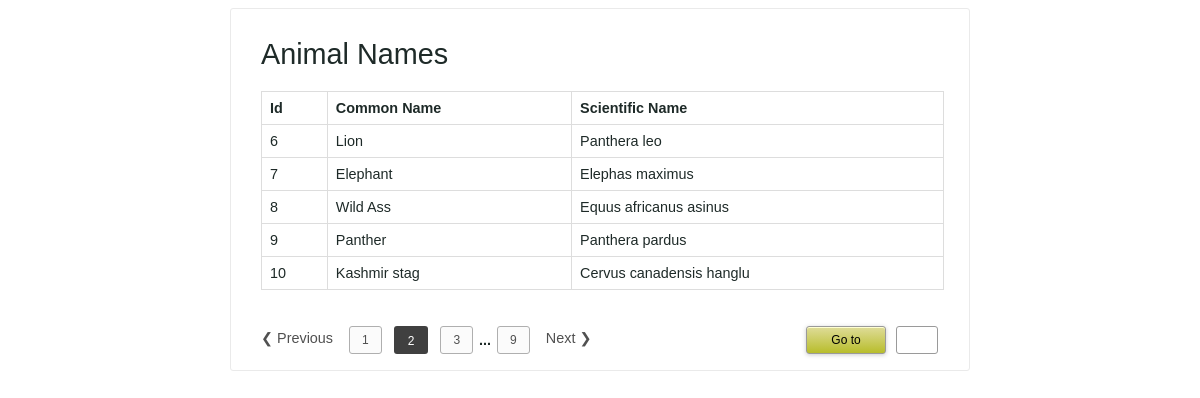
The app's page /index.php?page=2 with its own data.
### tables this page shows
CREATE TABLE `tbl_animal` (
  `id` int(11) UNSIGNED NOT NULL,
  `common_name` varchar(255) NOT NULL DEFAULT '',
  `scientific_name` varchar(255) NOT NULL DEFAULT ''
);

### lib/DataSource.php (called while the page is built, shortened)
<?php
class DataSource
{
    private $conn;
    function __construct()
    {
        $this->conn = $this->getConnection();
    }
    public function getConnection()
    {
        $conn = new \mysqli(self::HOST, self::USERNAME, self::PASSWORD, self::DATABASENAME);
        $conn->set_charset("utf8");
        return $conn;
    }
    public function select($query, $paramType = "", $paramArray = array())
    {
        $stmt = $this->conn->prepare($query);
        if (! empty($paramType) && ! empty($paramArray)) {
            $this->bindQueryParams($stmt, $paramType, $paramArray);
        }
        $stmt->execute();
        $result = $stmt->get_result();
        if ($result->num_rows > 0) {
            while ($row = $result->fetch_assoc()) {
                $resultset[] = $row;
            }
        }
        if (! empty($resultset)) {
            return $resultset;
        }
    }
    public function bindQueryParams($stmt, $paramType, $paramArray = array())
    {
        $paramValueReference[] = & $paramType;
        for ($i = 0; $i < count($paramArray); $i ++) {
            $paramValueReference[] = & $paramArray[$i];
        }
        call_user_func_array(array(
            $stmt,
            'bind_param'
        ), $paramValueReference);
    }
    public function getRecordCount($query, $paramType = "", $paramArray = array())
    {
        $stmt = $this->conn->prepare($query);
        $stmt->execute();
        $stmt->store_result();
        $recordCount = $stmt->num_rows;
        return $recordCount;
    }
}

### Model/Pagination.php (called while the page is built, shortened)
<?php
class Pagination
{
    private $ds;
    function __construct()
    {
        require_once __DIR__ . './../lib/DataSource.php';
        $this->ds = new DataSource();
    }
    public function getPage()
    {
        $limit = Config::LIMIT_PER_PAGE;
        if (isset($_GET["page"])) {
            $pn = $_GET["page"];
        } else {
            $pn = 1;
        }
        $startFrom = ($pn - 1) * $limit;
        $query = 'SELECT * FROM tbl_animal LIMIT ? , ?';
        $paramType = 'ii';
        $paramValue = array(
            $startFrom,
            $limit
        );
        $result = $this->ds->select($query, $paramType, $paramValue);
        return $result;
    }
    public function getAllRecords()
    {
        $query = 'SELECT * FROM tbl_animal';
        $totalRecords = $this->ds->getRecordCount($query);
        return $totalRecords;
    }
}
?>

### index.php (the view, shortened to what this page needs)
<?php
require_once __DIR__ . '/Model/Pagination.php';
$paginationModel = new Pagination();
$pageResult = $paginationModel->getPage();
$queryString = "?";
if (isset($_GET["page"])) {
    $pn = $_GET["page"];
} else {
    $pn = 1;
}
$limit = Config::LIMIT_PER_PAGE;
$totalRecords = $paginationModel->getAllRecords();
$totalPages = ceil($totalRecords / $limit);
?>
<!doctype html>
<html lang="en">
<head>
<link rel="stylesheet" type="text/css" href="assets/css/pagination.css">
<link rel="stylesheet" type="text/css"
    href="assets/css/phppot-style.css">
</head>
<body>
    <div class="phppot-container">
        <div class="phppot-form">
            <h1>Animal Names</h1>
            <table>
                <tr>
                    <th>Id</th>
                    <th>Common Name</th>
                    <th>Scientific Name</th>
                </tr>
  <?php
if (! empty($pageResult)) {
    foreach ($pageResult as $page) {
        ?>
          <tr>
                    <td><?php echo $page['id'];?></td>
                    <td><?php echo $page['common_name'];?></td>
                    <td><?php echo $page['scientific_name'];?></td>
                </tr>
 <?php }} ?>
  </table>
            <div class="pagination">
                <?php
                if (($page > 1) && ($pn > 1)) {
                    ?>
                    <a class="previous-page" id="prev-page"
                                    href="<?php echo $queryString;?>page=<?php echo (($pn-1));?>"
                                    title="Previous Page"><span>&#10094; Previous</span></a>
                <?php }?>
                <?php
                for ($i = ($pn - 1); $i <= ($pn + 1); $i ++) {
                    if ($i == $pn) {
                        $class = "active";
                    } else {
                        $class = "page-a-link";
                    }
                    ?>
                    <a href='index.php?page=<?php echo $i; ?>'>
                        <div class='<?php echo $class; ?>'><?php echo $i; ?></div>
                    </a>
                    <?php
                }
                if (($totalPages - ($pn + 1)) >= 1) {
                    ?>
                    <div class='page-before-after'>...</div>
                <?php
                }
                if (($totalPages - ($pn + 1)) > 0) {
                    if ($pn == $totalPages) {
                        $class = "active";
                    } else {
                        $class = "page-a-link";
                    }
                    ?>
                    <a href='index.php?page=<?php echo $totalPages; ?>'><div
                                        class='<?php echo $class; ?>'><?php echo $totalPages; ?></div></a>
                    <?php
                }
                ?>
                <?php
                if (($page > 1) && ($pn < $totalPages)) {
                    ?>
                            <a class="next" id="next-page"
                                href="<?php echo $queryString;?>page=<?php echo (($pn+1));?>"
                                title="Next Page"><span>Next &#10095;</span></a>
                    <?php
                }
                ?>
    </div>
            <div class="goto-page">
                <form action="" method="GET"
                    onsubmit="return pageValidation()">
                    <input type="submit" class="goto-button" value="Go to">
                    <input type="text" class="enter-page-no" name="page" min="1" id="page-no">
                </form>
            </div>
        </div>
    </div>
</body>
</html>

### assets/css/pagination.css (style rules this page uses)
.pagination { display: inline-flex; }
.pagination a { color: #505050; text-decoration: none; }
.page-a-link { font-family: arial, verdana; font-size: 12px; border: 1px #afafaf solid; background-color: #fbfbfb; padding: 6px 12px 6px 12px; margin: 6px; text-decoration: none; border-radius: 3px; }
.active { font-family: arial, verdana; font-size: 12px; padding: 8px 14px 6px 14px; margin: 3px; background-color: #404040; text-decoration: none; border-radius: 3px; margin: 6px; color: #FFF; }
a.previous-page { margin: 10px 10px 10px 0px; }
a.next { margin: 10px 0px 10px 10px; }
input.enter-page-no { width: 42px !important; height: 28px !important; font-size: 12px; padding: 6px 12px 6px 12px !important; margin: 6px; border-radius: 3px !important; text-align: center !important; }
input.goto-button { max-width: 80px; font-size: 12px; padding: 6px 12px 6px 12px !important; border: 1px solid #9a9a9a; border-radius: 3px !important; text-align: center !important; background: -webkit-gradient(linear, left top, left bottom, color-stop(0%, #dfdd99), color-stop(100%, #bcbd2b)); background: -webkit-linear-gradient(top, #dfdc99, #b8bd2b); border: 1px solid #97a031; box-shadow: inset 0px 1px 0px rgb(255, 255, 211), 0px 1px 4px rgba(199, 199, 199, 0.9); }
.goto-page { float: right; }
.page-before-after { font-weight: bold; padding-top: 12px; text-decoration: none; }

### assets/css/phppot-style.css (style rules this page uses)
.phppot-container { -webkit-font-smoothing: antialiased; font-family: Arial, "Helvetica Neue", Helvetica, sans-serif; font-size: .9em; color: #1e2a28; width: 740px; margin: 0 auto; padding: 0px 20px 20px 20px; }
.phppot-container table { border-collapse: collapse; width: 100%; margin-bottom: 30px; }
.phppot-container td, .phppot-container th { border: 1px solid #dddddd; text-align: left; padding: 8px; }
.phppot-container h1 { font-weight: normal; }
input[type=text].phppot-input, .phppot-container input, .phppot-container textarea, .phppot-container select, .phppot-input, .phppot-select { box-sizing: border-box; width: 200px; height: initial; padding: 8px 5px; border: 1px solid #9a9a9a; border-radius: 3px; }
.phppot-form, .phppot-section { border: #eaeaea 1px solid; padding: 10px 25px 10px 30px; border-radius: 3px; }

### records on screen
tbl_animal: id "6", common_name "Lion", scientific_name "Panthera leo"
tbl_animal: id "7", common_name "Elephant", scientific_name "Elephas maximus"
tbl_animal: id "8", common_name "Wild Ass", scientific_name "Equus africanus asinus"
tbl_animal: id "9", common_name "Panther", scientific_name "Panthera pardus"
tbl_animal: id "10", common_name "Kashmir stag", scientific_name "Cervus canadensis hanglu"

### other values on screen
$totalPages "9"
